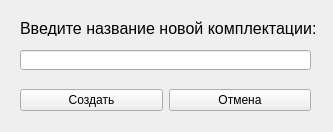
<?xml version="1.0" encoding="UTF-8"?>
<ui version="4.0">
 <class>AddTreePopup</class>
 <widget class="QWidget" name="AddTreePopup">
  <property name="geometry">
   <rect>
    <x>0</x>
    <y>0</y>
    <width>333</width>
    <height>132</height>
   </rect>
  </property>
  <property name="windowTitle">
   <string>Form</string>
  </property>
  <widget class="QLabel" name="label">
   <property name="geometry">
    <rect>
     <x>20</x>
     <y>20</y>
     <width>311</width>
     <height>16</height>
    </rect>
   </property>
   <property name="font">
    <font>
     <pointsize>12</pointsize>
    </font>
   </property>
   <property name="text">
    <string>Введите название новой комплектации:</string>
   </property>
  </widget>
  <widget class="QLineEdit" name="textName">
   <property name="geometry">
    <rect>
     <x>20</x>
     <y>50</y>
     <width>291</width>
     <height>20</height>
    </rect>
   </property>
  </widget>
  <widget class="QWidget" name="layoutWidget">
   <property name="geometry">
    <rect>
     <x>20</x>
     <y>80</y>
     <width>291</width>
     <height>41</height>
    </rect>
   </property>
   <layout class="QHBoxLayout" name="horizontalLayout">
    <item>
     <widget class="QPushButton" name="addButton">
      <property name="text">
       <string>Создать</string>
      </property>
     </widget>
    </item>
    <item>
     <widget class="QPushButton" name="pushButton">
      <property name="text">
       <string>Отмена</string>
      </property>
     </widget>
    </item>
   </layout>
  </widget>
 </widget>
 <resources/>
 <connections>
  <connection>
   <sender>pushButton</sender>
   <signal>clicked(bool)</signal>
   <receiver>AddTreePopup</receiver>
   <slot>close()</slot>
   <hints>
    <hint type="sourcelabel">
     <x>281</x>
     <y>137</y>
    </hint>
    <hint type="destinationlabel">
     <x>27</x>
     <y>188</y>
    </hint>
   </hints>
  </connection>
  <connection>
   <sender>pushButton</sender>
   <signal>clicked()</signal>
   <receiver>AddTreePopup</receiver>
   <slot>close()</slot>
   <hints>
    <hint type="sourcelabel">
     <x>359</x>
     <y>142</y>
    </hint>
    <hint type="destinationlabel">
     <x>380</x>
     <y>68</y>
    </hint>
   </hints>
  </connection>
 </connections>
</ui>
